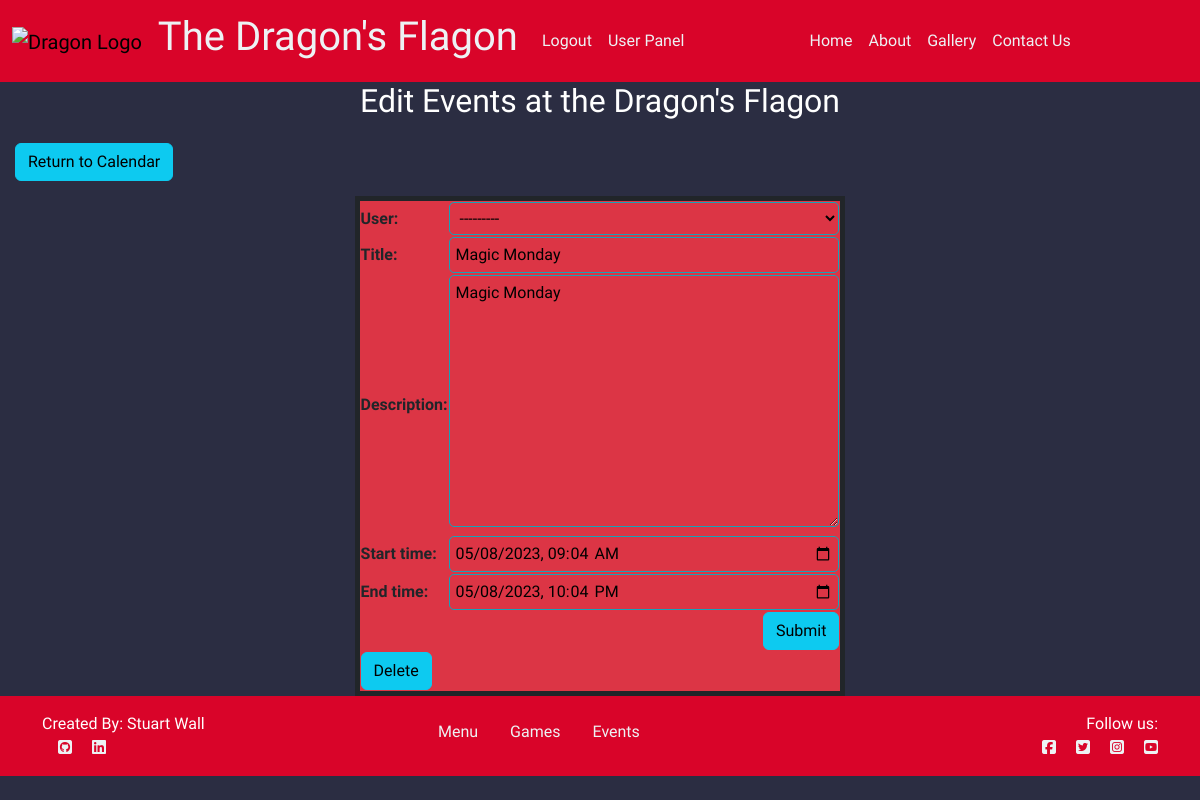
The page /events/event/edit/1/ (signed in) on the database its author committed.
### events/models.py (models this page shows, shortened)
class Event(models.Model):
    user = models.ForeignKey(
        User,
        on_delete=models.CASCADE,
        null=True,
        blank=True
        )
    title = models.CharField(
        max_length=200
        )
    description = models.TextField()
    start_time = models.DateTimeField()
    end_time = models.DateTimeField()

### events/views.py (the view)
# urls.py: url(r'^event/edit/(?P<event_id>\d+)/$', views.event, name='event_edit'),
def event(request, event_id=None):
    instance = Event()
    if event_id:
        instance = get_object_or_404(Event, pk=event_id)
    else:
        instance = Event()
    form = EventForm(request.POST or None, instance=instance)
    if request.POST and form.is_valid():
        form.save()
        messages.success(
            request, "Event updated.")
        return HttpResponseRedirect(reverse('events:calendar'))
    context = {
        'form': form,
        'event': instance
    }
    return render(request, 'edit_event.html', context)

### events/forms.py
class EventForm(ModelForm):
    class Meta:
        model = Event
        widgets = {
            'start_time': DateInput(attrs={'type': 'datetime-local'},
                                    format='%Y-%m-%dT%H:%M'),
            'end_time': DateInput(attrs={'type': 'datetime-local'},
                                  format='%Y-%m-%dT%H:%M'),
        }
        fields = '__all__'

### templates/edit_event.html (shortened to what this page needs)
{% extends "base.html" %}
{% load static %}
{% block content %}
{% if user.is_superuser %}
<div class="row text-center text-white">
    <h2>Edit Events at the Dragon's Flagon</h2>
</div>
<div class="clearfix">
    <a class="btn btn-info left" href="{% url 'events:calendar' %}">Return to Calendar </a>
</div>
  <form method="post">
    <table class="form form-table bg-danger border border-dark border-5">
      {{ form }}
      <tr><td colspan="2"><button type="submit" class="btn btn-info right"> Submit </button></td></tr>
      <tr><td colspan="2"><a class="btn btn-info left" href="{% url 'events:event_delete' event_id=event.id %}"> Delete </a></td></tr>
    </table>
  </form>
  {% endif %}
{%endblock%}

### static/css/style.css (style rules this page uses)
body { background-color: #2B2D42; font-family: 'MedievalSharp', cursive; }
a { color: #17a2b8; }
.left { float: left; }
.right { float: right; }
.btn { outline: none; color: black; box-shadow: 0 0 0 0; }
.clearfix { margin: 15px; }
.form { margin: auto; }
.form input, .form select, .form textarea { border-radius: 5px; border: 1px solid #17a2b8; outline: none; background: none; padding: 5px; width: 100%; }

### rows shown on the page
Event: user "---------", title "Magic Monday", description "Magic Monday", start_time "05/08/2023 09:04", end_time "05/08/2023 22:04"
